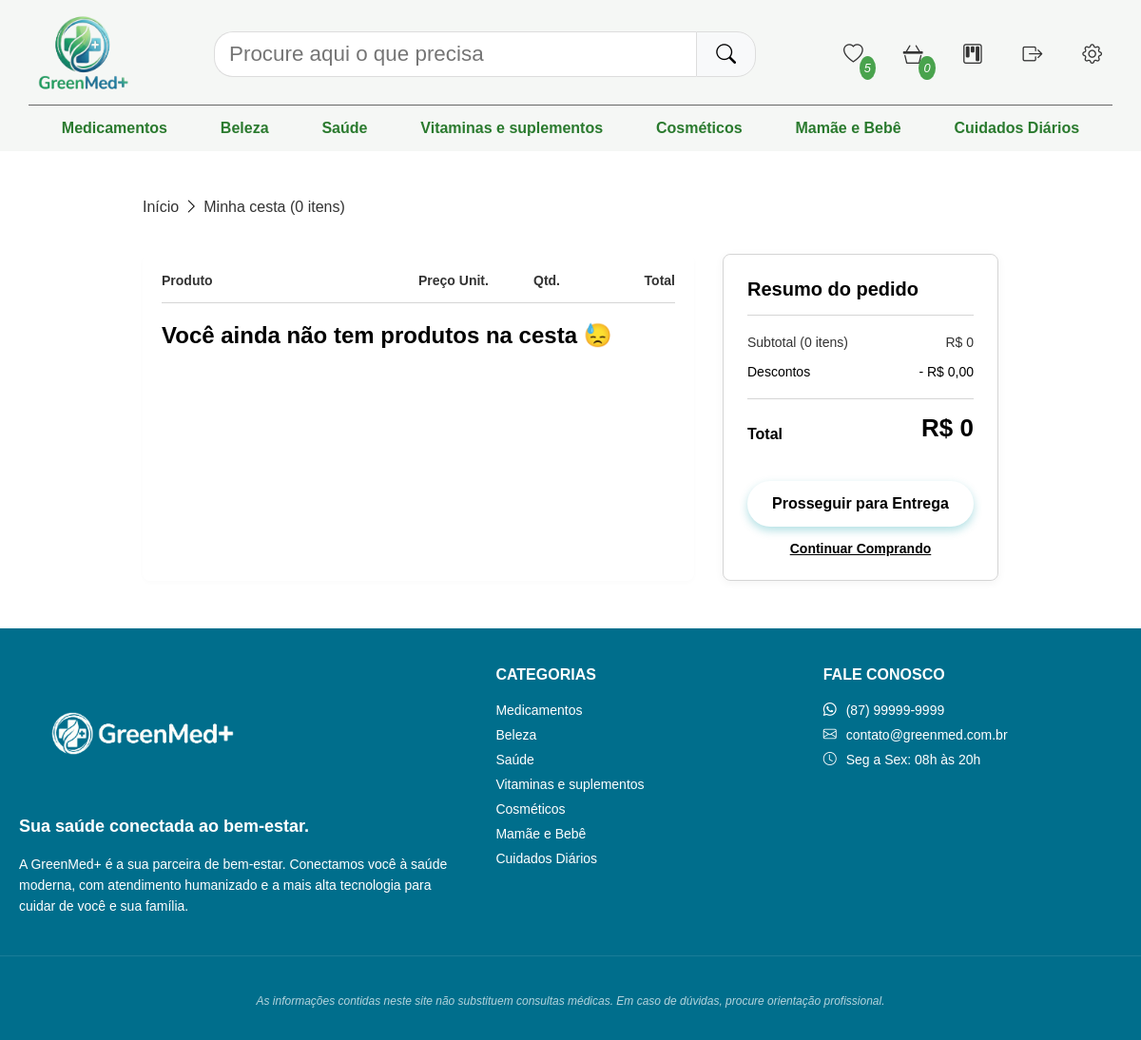
The page /cesta (signed in) on the database as committed earlier.
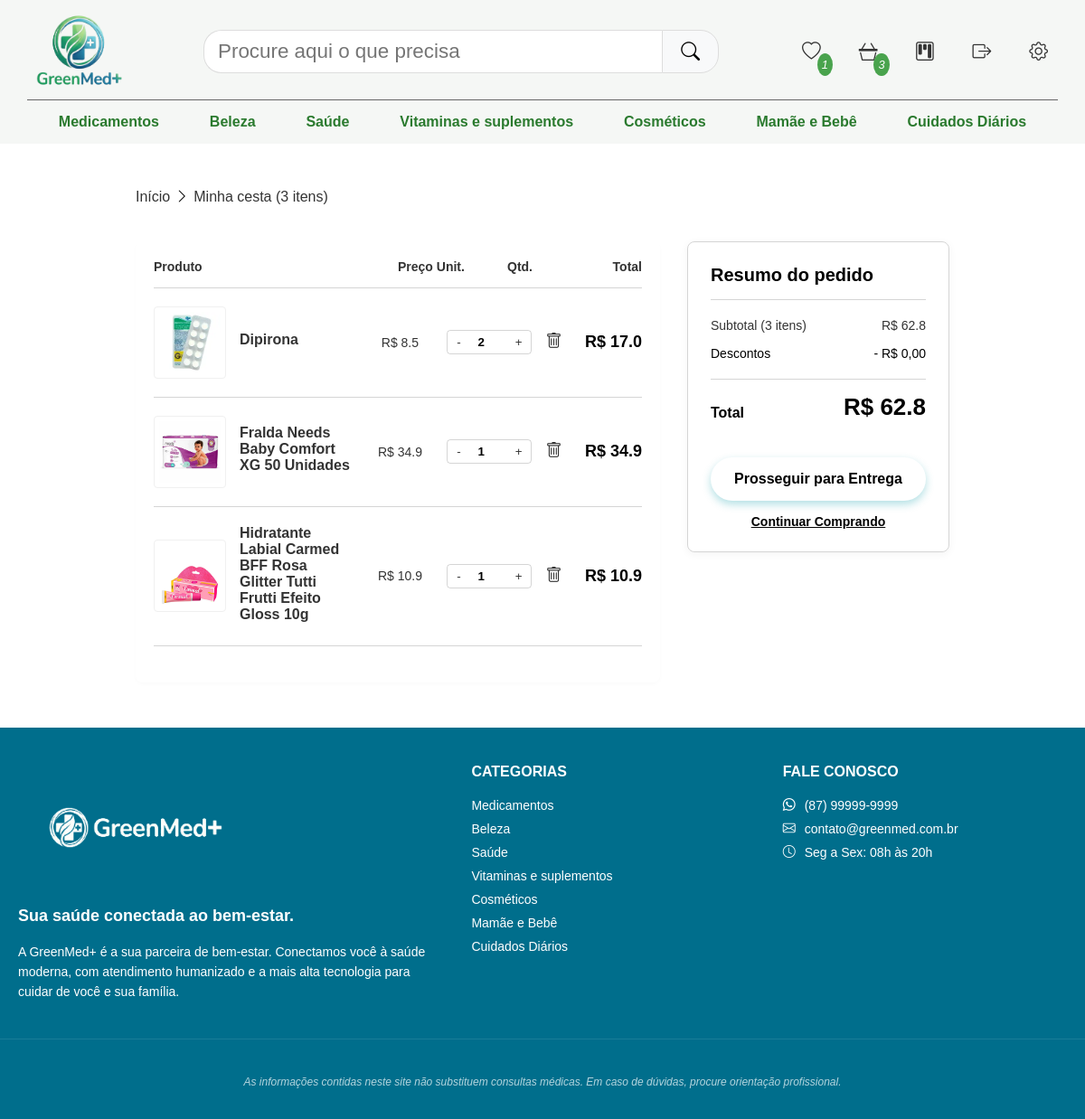
The same page on the database as committed later.
### produtos/models.py (models this page shows, shortened)
class Categoria(models.Model):
    id = models.AutoField(primary_key=True)
    nome = models.CharField(max_length=100)

class Produto(models.Model):
    id = models.AutoField(primary_key=True)
    nome = models.CharField(max_length=250)
    quantidade = models.IntegerField()
    valor = models.FloatField()
    categoria = models.ForeignKey(Categoria, on_delete=models.PROTECT, related_name='categoria_produto')
    descricao = models.TextField(blank=True, null=True)
    imagem = models.ImageField(upload_to='produtos/', blank=True, null=True)

### gestao/models.py (models this page shows)
class ItemCesta(models.Model):
    cesta = models.ForeignKey(Cesta, on_delete=models.CASCADE, related_name='items')
    produto = models.ForeignKey(Produto, on_delete=models.CASCADE)
    quantidade = models.IntegerField(default=1)
    def get_total(self):
        return round(self.produto.valor * self.quantidade, 2)

### gestao/views.py (the view)
# urls.py: path('cesta', ViewCesta.as_view(), name='cesta'),
@method_decorator(login_required(login_url='login'), name='dispatch')
class ViewCesta(View):
    def get(self, request, *args, **kwargs):
        context = {}
        context["categorias"] = Categoria.objects.all()
        cesta = Cesta.objects.filter(usuario=self.request.user)
        itensCesta = ItemCesta.objects.filter(cesta=cesta[0])
        context['produtos'] = itensCesta
        if cesta:
            qtd_itens_cesta = itensCesta.count()
            context['qtd_itens_cesta'] = qtd_itens_cesta
        favoritos = Favorito.objects.filter(id_cliente=self.request.user).values_list('id_produto', flat=True)
        context['favoritos'] = list(favoritos)
        subtotal = 0
        for i in itensCesta:
            subtotal += i.get_total()
        context['subtotal'] = round(subtotal, 2)
        return render(request, 'cesta.html', context=context)

### gestao/templates/cesta.html (shortened to what this page needs)
{% extends 'base.html' %}
{% load static %}
{% block links %}
    <link rel="stylesheet" href="{% static 'css/cesta.css' %}">
{% endblock %}
{% block favorito %}
    <span id="contagem-favorito">{{ favoritos|length }}</span>
{% endblock %}
{% block cesta %} <span id="contagem-cesta">{{ qtd_itens_cesta }}</span> {% endblock %}
{% block categorias %}
    {% for categoria in categorias %}
        <li><a href="/?categoria={{ categoria.nome }}">{{ categoria.nome }}</a></li>
    {% endfor %}
{% endblock %}
{% block conteudo %}
    <div class="grid-container">
        <div class="rota">
                <nav>
                    <li><a href="{% url 'pagina_principal' %}">Início</a></li>
                    <li><i class="bi bi-chevron-right"></i></li>
                    <li><a href="#">Minha cesta ({{ qtd_itens_cesta }} itens)</a></li>
                </nav>
            </div>
        <div class="cart-layout">
            <section class="cart-items-container">
                <div class="cart-header-labels">
                    <div>Produto</div>
                    <div style="text-align: left">Preço Unit.</div>
                    <div style="text-align: center">Qtd.</div>
                    <div style="text-align: right">Total</div>
                </div>
                {% for produto in produtos %}
                    <article class="cart-item">
                        <div class="item-info">
                            <img src="{{ produto.produto.imagem.url }}" alt="{{ produto.produto.nome }}" class="item-image">
                            <div class="item-details">
                                <h3>{{ produto.produto.nome }}</h3>
                            </div>
                        </div>
                        <div class="item-price-unit" style="text-align: center;">
                            R$ {{ produto.produto.valor }}
                        </div>
                        <div class="item-controls" style="justify-content: center">
                            <div class="quantity-selector">
                                <button class="qty-btn" data-operacao="-">-</button>
                                <input type="number" value="{{ produto.quantidade }}" class="qty-input" readonly min="1" max="{{ produto.produto.quantidade }}" data-preco-unitario="{{ produto.produto.valor }}">
                                <button class="qty-btn" data-operacao="+">+</button>
                            </div>
                            <button class="remove-btn" title="Remover item" data-produto-id="{{ produto.produto.id }}">
                                <i class="bi bi-trash"></i>
                            </button>
                        </div>
                        <div class="item-total-price">
                            R$ {{ produto.get_total }}
                        </div>
                    </article>
                {% empty %}
                    <h2>Você ainda não tem produtos na cesta 😓</h2>
                {% endfor %}
            </section>
            <aside class="order-summary">
                <h2 class="summary-title">Resumo do pedido</h2>
                <div class="summary-row">
                    <span>Subtotal ({{ qtd_itens_cesta }} itens)</span>
                    <span id="subtotal">R$ {{ subtotal }}</span>
                </div>
                <div class="summary-row" style="color: var(--accent-teal);">
                    <span>Descontos</span>
                    <span>- R$ 0,00</span>
                </div>
                <div class="summary-total">
                    <span class="total-label">Total</span>
                    <span class="total-value" id="valor-total">R$ {{ subtotal }}</span>
                </div>
                <button class="btn-checkout">Prosseguir para Entrega</button>
                <a href="{% url 'pagina_principal' %}" class="btn-continue">Continuar Comprando</a>
            </aside>
        </div>
    </div>
{% endblock %}
{% block categorias_footer %}
    {% for categoria in categorias %}
        <li><a href="/?categoria={{ categoria.nome }}">{{ categoria.nome }}</a></li>
    {% endfor %}
{% endblock %}

### app/templates/base.html (shortened to what this page needs)
{% load static %}
<!DOCTYPE html>
<html lang="pt-BR">
<head>
    <link rel="stylesheet" href="{% static 'css/base.css' %}">
    <link rel="stylesheet" href="https://cdn.jsdelivr.net/npm/bootstrap-icons@1.13.1/font/bootstrap-icons.min.css">
    {% block links %} {% endblock %}
</head>
<body>
    <header>
        <a href="{% url 'pagina_principal' %}" id="logo-link"><img src="{% static 'images/logo.png' %}" alt="Logo GreenMed+"></a>
        <div class="barra_pesquisa">
            <form method="GET" action="{% url 'pagina_principal' %}">
                <input type="text" placeholder="Procure aqui o que precisa">
                <button type="submit"><i class="bi bi-search"></i></button>
            </form>
        </div>
        <nav>
            <li><a href="{% url 'favoritos' %}"><i class="bi bi-heart">{% block favorito %}{% endblock %}</i></a></li>
            <li><a href="{% url 'cesta' %}"><i class="bi bi-basket3">{% block cesta %}{% endblock %}</i></a></li>
            <li><a href="#"><i class="bi bi-kanban"></i></a></li>
            {% if user.is_authenticated %}
                <li><a href="{% url 'logout' %}"><i class="bi bi-box-arrow-right"></i></a></li>
            {% endif %}
            <li><a href="#"><i class="bi bi-gear"></i></a></li>
        </nav>
        <nav id="categorias">
            {% block categorias %}
            {% endblock %}
        </nav>
    </header>
    <main>
        {% block conteudo %}
        {% endblock %}
    </main>
    <footer class="main-footer">
        <div class="container">
            <div class="footer-top">
                <div class="footer-col brand-col">
                    <div class="footer-logo">
                        <img src="{% static '/images/logo_footer.png' %}" alt="Logo GreenMed+">
                    </div>
                    <h3>Sua saúde conectada ao bem-estar.</h3>
                    <p>
                        A GreenMed+ é a sua parceira de bem-estar. Conectamos você à saúde moderna,
                        com atendimento humanizado e a mais alta tecnologia para cuidar de você e sua família.
                    </p>
                </div>
                <div class="footer-col">
                    <h4>Categorias</h4>
                    <ul>
                        {% block categorias_footer %}
                        {% endblock %}
                    </ul>
                </div>
                <div class="footer-col contact-col">
                    <h4>Fale Conosco</h4>
                    <ul class="contact-list">
                        <li><i class="bi bi-whatsapp"></i> (87) 99999-9999</li>
                        <li><i class="bi bi-envelope"></i> contato@greenmed.com.br</li>
                        <li><i class="bi bi-clock"></i> Seg a Sex: 08h às 20h</li>
                    </ul>
                </div>
            </div>
        </div>
        <div class="footer-bottom">
            <div class="container bottom-content">
                <div class="legal-info">
                    <p class="disclaimer">As informações contidas neste site não substituem consultas médicas. Em caso de dúvidas, procure orientação profissional.</p>
                </div>
            </div>
        </div>
    </footer>
</body>
</html>

### static/css/base.css (style rules this page uses)
:root { --verde_primario: #2A7A2E; --azul_destaque: #0098A6; --verde_secundario: #49A34D; --azul_apoio: #006E8C; --cinza_texto: #333333; --cinza_fundo: #F5F7F5; --cinza_secundario: #666666; --titulos: "Montserrat", sans-serif; --paragrafos: "Open Sans", sans-serif; }
* { font-family: Arial, Helvetica, sans-serif; box-sizing: border-box; margin: 0px; padding: 0px; }
header { display: flex; align-items: center; justify-content: space-between; flex-wrap: wrap; padding: 15px 30px; background-color: var(--cinza_fundo); }
header a { text-decoration: none; }
#logo-link { width: 10%; }
#logo-link img { width: 100%; }
header i { font-size: 1.3rem; }
.barra_pesquisa { width: 50%; }
.barra_pesquisa form { display: flex; width: 100%; }
.barra_pesquisa input { width: 100%; padding: 10px 15px; border: 1px solid #ddd; border-right: none; border-radius: 20px 0 0 20px; outline: none; font-size: 1.4rem; color: var(--verde_primario); }
.barra_pesquisa button { padding: 0 20px; border: 1px solid #ddd; background-color: #f8f9fa; border-radius: 0 20px 20px 0; cursor: pointer; transition: background 0.3s; }
header nav { display: flex; align-items: center; gap: 20px; color: var(--verde_primario); font-size: 1.3rem; }
header nav li { list-style: none; margin: auto 1px; cursor: pointer; position: relative; }
header nav:nth-of-type(1) a { text-decoration: none; color: #333; }
header nav #contagem-cesta, header nav #contagem-favorito { position: absolute; font-size: 0.8rem; padding: 5px; border-radius: 50%; bottom: -5px; right: -3px; text-align: center; background-color: var(--verde_secundario); color: white; }
header nav:nth-of-type(1) li { padding: 10px; border-radius: 50%; text-align: center; vertical-align: center; }
header nav:nth-of-type(2) { width: 100%; margin-top: 10px; padding-top: 15px; border-top: 1px solid var(--cinza_secundario); display: flex; justify-content: space-evenly; font-weight: bold; font-size: 1rem; }
#categorias a { color: var(--verde_primario); }
main { display: grid; padding: 50px 150px; justify-content: stretch; width: 100%; }
.main-footer { background-color: var(--azul_apoio); color: white; width: 100%; font-size: 14px; }
.container { max-width: 1200px; margin: 0 auto; padding: 0 20px; }
.footer-top { padding: 40px 0; display: grid; grid-template-columns: 1.5fr 1fr 1fr; gap: 30px; }
.footer-logo { display: flex; align-items: center; font-size: 24px; font-weight: bold; margin-bottom: 15px; }
.footer-logo img { max-width: 260px; }
.brand-col h3 { font-size: 18px; margin-bottom: 15px; line-height: 1.4; }
.brand-col p { color: var(--text-muted); line-height: 1.6; }
.footer-col h4 { font-size: 16px; margin-bottom: 20px; text-transform: uppercase; font-weight: 700; }
.footer-col ul { list-style: none; }
.footer-col ul li { margin-bottom: 10px; }
.footer-col ul li a { color: var(--text-muted); text-decoration: none; transition: color 0.3s; }
.contact-list li { display: flex; align-items: center; color: var(--text-muted); gap: 10px; }
.footer-bottom { background-color: var(--dark-bg); padding: 30px 0; border-top: 1px solid rgba(255,255,255,0.1); }
.bottom-content { display: flex; justify-content: center; align-items: center; flex-wrap: wrap; gap: 20px; }
.legal-info p { font-size: 12px; margin-bottom: 4px; }
.legal-info .disclaimer { margin-top: 10px; font-style: italic; opacity: 0.7; }

Rows that differ between the two databases and show on the page:
added ItemCesta: produto.imagem (picture), produto.nome "Dipirona", produto.valor "8.5", quantidade "2", get_total "17.0"
added ItemCesta: produto.imagem (picture), produto.nome "Fralda Needs Baby Comfort XG 50 Unidades", produto.valor "34.9", quantidade "1", get_total "34.9"
added ItemCesta: produto.imagem (picture), produto.nome "Hidratante Labial Carmed BFF Rosa Glitter Tutti Frutti Efeito Gloss 10g", produto.valor "10.9", quantidade "1", get_total "10.9"
Other text that changed with them:
{{ favoritos|length }}: "5" → "1"
{{ qtd_itens_cesta }}: "0" → "3"
{{ subtotal }}: "0" → "62.8"
text no longer shown: "Você ainda não tem produtos na cesta 😓"
